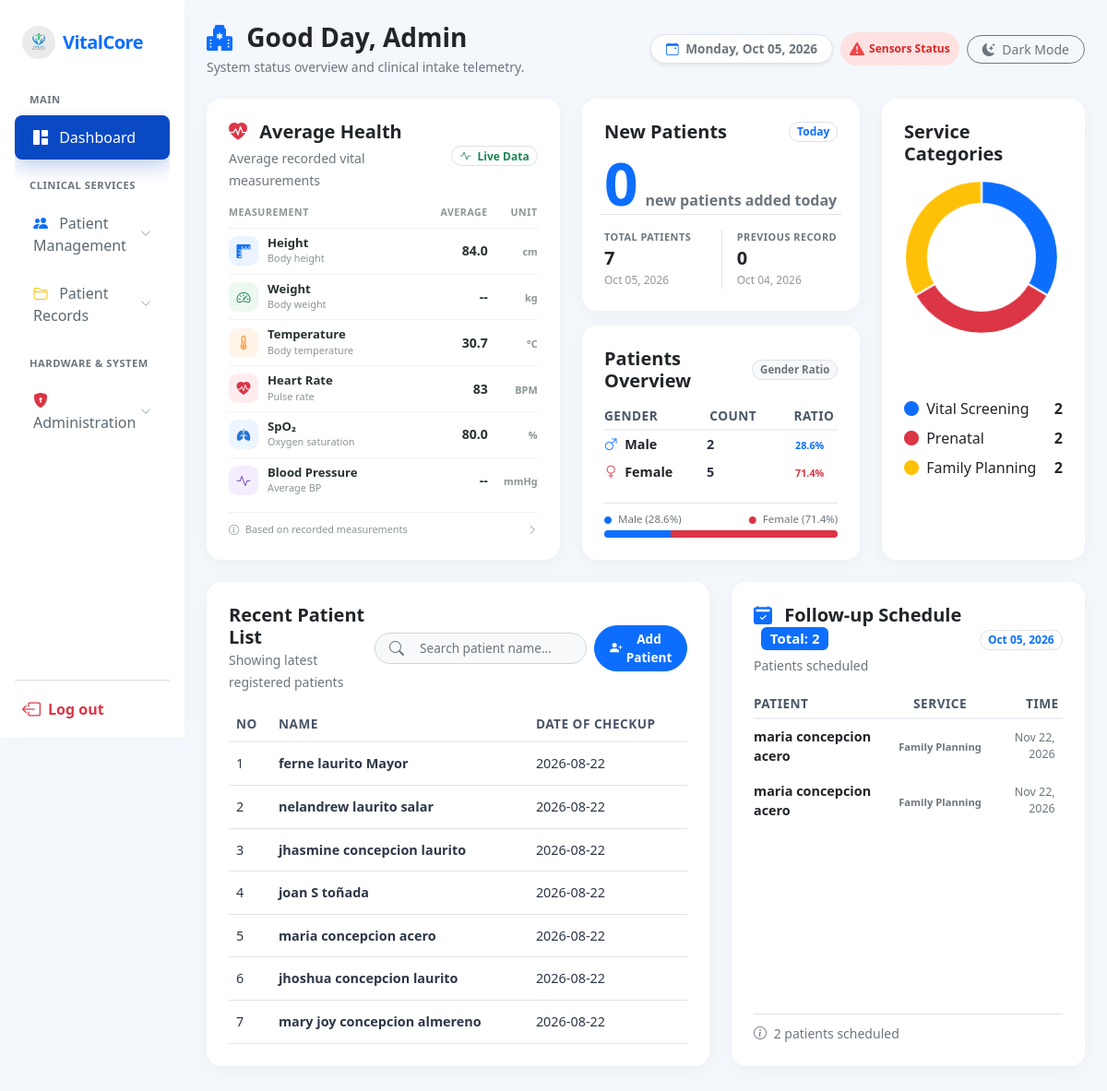
Screenshot of /admin/dashboard.php with the database file from the repository.
### tables this page shows
CREATE TABLE `users` (
  `id` int(11) NOT NULL,
  `fullname` varchar(100) NOT NULL,
  `last_name` varchar(50) DEFAULT NULL,
  `first_name` varchar(50) DEFAULT NULL,
  `middle_name` varchar(50) DEFAULT NULL,
  `suffix` varchar(20) DEFAULT NULL,
  `age` int(11) DEFAULT NULL,
  `birth_date` date DEFAULT NULL,
  `gender` enum('Male','Female') DEFAULT NULL,
  `address` text DEFAULT NULL,
  `barangay` varchar(100) DEFAULT NULL,
  `city_municipality` varchar(100) DEFAULT NULL,
  `province` varchar(100) DEFAULT NULL,
  `code_number` varchar(6) NOT NULL,
  `role` enum('admin','patient') NOT NULL,
  `created_at` timestamp NOT NULL DEFAULT current_timestamp(),
  `contact_number` varchar(20) DEFAULT NULL,
  `service_type` varchar(50) NOT NULL,
  `patient_number` int(11) NOT NULL DEFAULT 0,
  `blood_type` varchar(5) DEFAULT NULL
);

### admin/dashboard.php (the view, shortened to what the rows shown need)
<?php
$conn = mysqli_connect("localhost", "root", "", "vitalcore_db");
$sql_patients = "
    SELECT u.*, COALESCE(p.disease, 'Not recorded') AS disease
    FROM users u
    LEFT JOIN patients p ON u.id = p.user_id
    WHERE u.role='patient'
    ORDER BY u.id DESC
    LIMIT 10
";
$patients = $conn ? mysqli_query($conn, $sql_patients) : false;
$vital_count = $conn ? (mysqli_fetch_assoc(mysqli_query($conn, "SELECT COUNT(*) AS total FROM measurements WHERE service_type='vital'"))['total'] ?? 0) : 0;
$prenatal_count = $conn ? (mysqli_fetch_assoc(mysqli_query($conn, "SELECT COUNT(*) AS total FROM measurements WHERE service_type='prenatal'"))['total'] ?? 0) : 0;
$family_count = $conn ? (mysqli_fetch_assoc(mysqli_query($conn, "SELECT COUNT(*) AS total FROM measurements WHERE service_type='family'"))['total'] ?? 0) : 0;
?>
<!DOCTYPE html>
<html lang="en" translate="no">
<head>
    <link rel="stylesheet" href="https://cdn.jsdelivr.net/npm/bootstrap@5.2.0/dist/css/bootstrap.min.css">
    <link rel="stylesheet" href="https://cdn.jsdelivr.net/npm/bootstrap-icons@1.9.1/font/bootstrap-icons.css">
    <link rel="stylesheet" href="../css/dashboard.css">
    <link rel="stylesheet" href="../css/theme.css">
</head>
<body>
<div class="container-fluid">
    <div class="row">
        <main class="col-md-9 ms-sm-auto col-lg-10 px-md-4 py-4">
            <div class="row mb-4">
                <div class="col-xl-5 col-lg-5 mb-3 mb-lg-0">
                    <div class="card analytics-card h-100 p-4 fade-up fade-delay-1">
                        <div class="table-responsive">
                            <table class="table table-borderless align-middle average-health-table mb-0">
                                <thead>
                                    <tr>
                                        <th data-i18n="tbl_measurement">Measurement</th>
                                        <th class="text-end" data-i18n="tbl_average">Average</th>
                                        <th class="text-end" data-i18n="tbl_unit">Unit</th>
                                    </tr>
                                </thead>
                            </table>
                        </div>
                    </div>
                </div>
                <div class="col-xl-4 col-lg-4 mb-3 mb-lg-0">
                   <div class="card analytics-card p-4 fade-up fade-delay-3">
                        <div style="position: relative; height:150px; width:100%" class="d-flex flex-column justify-content-between">
                            <div class="table-responsive mt-1">
                                <table class="table table-borderless table-sm align-middle mb-1" style="font-size: 0.85rem;">
                                    <thead>
                                        <tr class="text-muted border-bottom" style="font-size: 0.68rem; text-transform: uppercase; letter-spacing: 0.5px;">
                                            <th class="ps-0 py-1">Gender</th>
                                            <th class="text-center py-1">Count</th>
                                            <th class="text-end py-1">Ratio</th>
                                        </tr>
                                    </thead>
                                </table>
                            </div>
                        </div>
                    </div>
                </div>
            </div>
            <div class="row mt-4">
                <div class="col-xl-7 col-12 mb-2">
                    <div class="card patient-card p-4 fade-up fade-delay-5">
                        <div class="table-responsive">
                            <table class="table table-hover align-middle mb-0" id="patientTable">
                                <thead>
                                    <tr>
                                        <th>No</th>
                                        <th>Name</th>
                                        <th>Date Of Checkup</th>
                                    </tr>
                                </thead>
                                <tbody>
                                <?php
                                $no = 1;
                                if ($patients) {
                                    while ($row = mysqli_fetch_assoc($patients)) {
                                        $date = isset($row['created_at']) ? date("Y-m-d", strtotime($row['created_at'])) : date("Y-m-d");
                                ?>
                                    <tr>
                                        <td><?= $no++; ?></td>
                                        <td class="fw-semibold patient-name">
                                            <?= htmlspecialchars($row['fullname']); ?>
                                        </td>
                                        <td><?= $date; ?></td>
                                    </tr>
                                <?php
                                    }
                                }
                                ?>
                                </tbody>
                            </table>
                        </div>
                    </div>
                </div>
                <div class="col-xl-5 col-12 mb-2">
                    <div class="card analytics-card p-4 fade-up fade-delay-5 h-100">
                        <div class="table-responsive">
                            <table class="table table-borderless table-sm align-middle mb-0" style="font-size: 0.85rem;">
                                <thead>
                                    <tr class="text-muted border-bottom" style="font-size: 0.7rem; text-transform: uppercase; letter-spacing: 0.5px;">
                                        <th class="ps-0 py-1">Patient</th>
                                        <th class="text-center py-1">Service</th>
                                        <th class="text-end py-1">Time</th>
                                    </tr>
                                </thead>
                            </table>
                        </div>
                    </div>
                </div>
            </div>
        </main>
    </div>
</div>
<script>
    const ctx = document.getElementById('serviceChart');
    if (ctx) {
        new Chart(ctx, {
            type: 'doughnut',
            data: {
                labels: [
                    'Vital Screening',
                    'Prenatal',
                    'Family Planning'
                ],
                datasets: [{
                    data: [
                        <?= $vital_count ?>,
                        <?= $prenatal_count ?>,
                        <?= $family_count ?>
                    ],
                    backgroundColor: [
                        '#0d6efd',
                        '#dc3545',
                        '#ffc107'
                    ]
                }]
            },
            options: {
                responsive: true,
                cutout: '70%',
                animation: {
                    duration: 3000,
                    easing: 'easeOutQuart',
                    animateRotate: true,
                    animateScale: true
                },
                plugins: {
                    legend: {
                        display: false
                    }
                }
            }
        });
    }
</script>
</body>
</html>

### rows the page displays
users: fullname "ferne laurito Mayor", created_at "2026-08-22"
users: fullname "nelandrew laurito salar", created_at "2026-08-22"
users: fullname "jhasmine concepcion laurito", created_at "2026-08-22"
users: fullname "joan S toñada", created_at "2026-08-22"
users: fullname "maria concepcion acero", created_at "2026-08-22"
users: fullname "jhoshua concepcion laurito", created_at "2026-08-22"
users: fullname "mary joy concepcion almereno", created_at "2026-08-22"

### other values shown
$avg_height "84.0"
$avg_temperature "30.7"
$avg_heart_rate "83"
$avg_spo2 "80.0"
$today_new_patients "0"
$patient_count "7"
$yesterday_new_patients "0"
$male_count "2"
$male_percent "28.6"
$female_count "5"
$female_percent "71.4"
$vital_count "2"
$prenatal_count "2"
$family_count "2"
count($followup_rows) "2"
